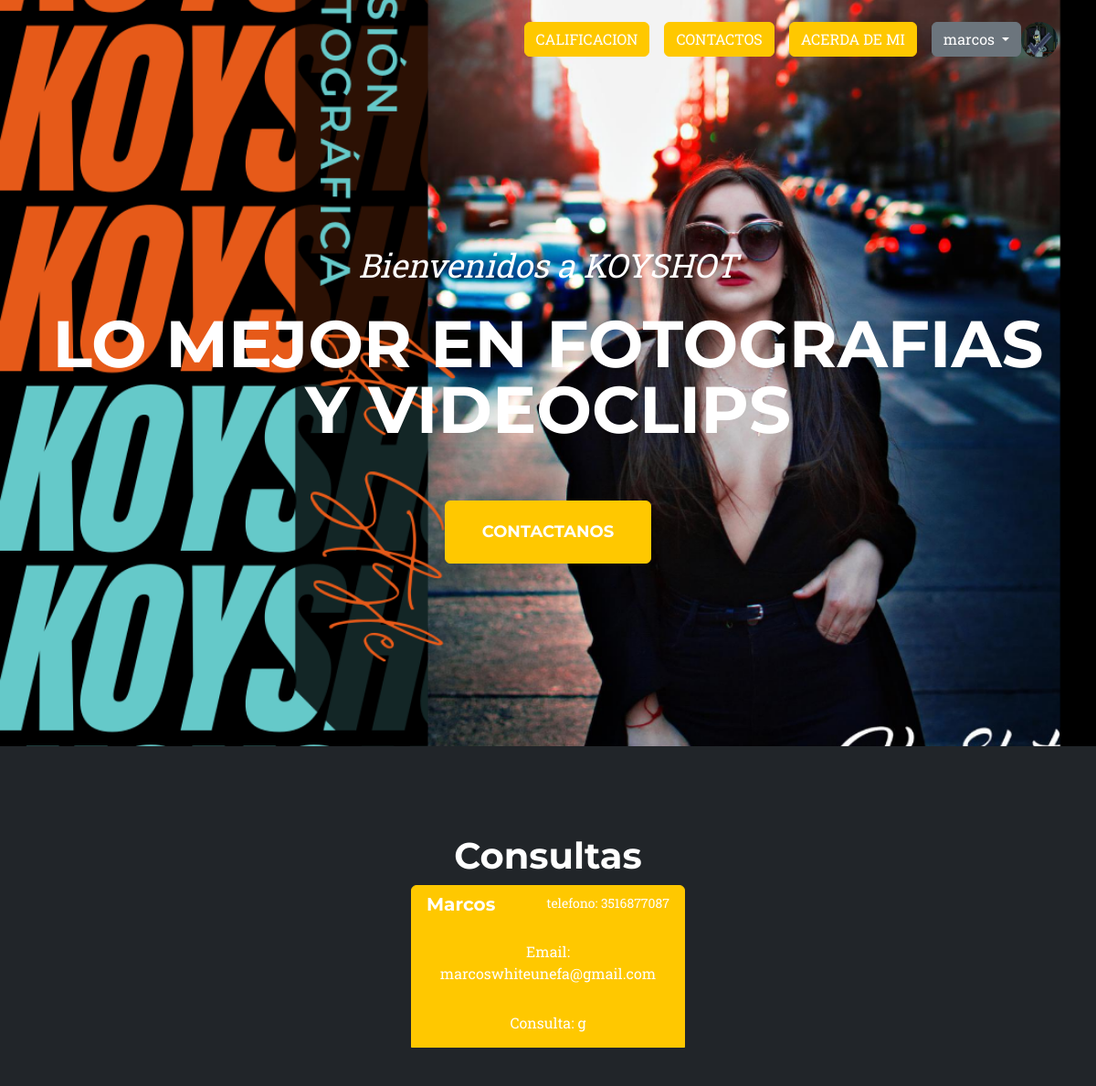
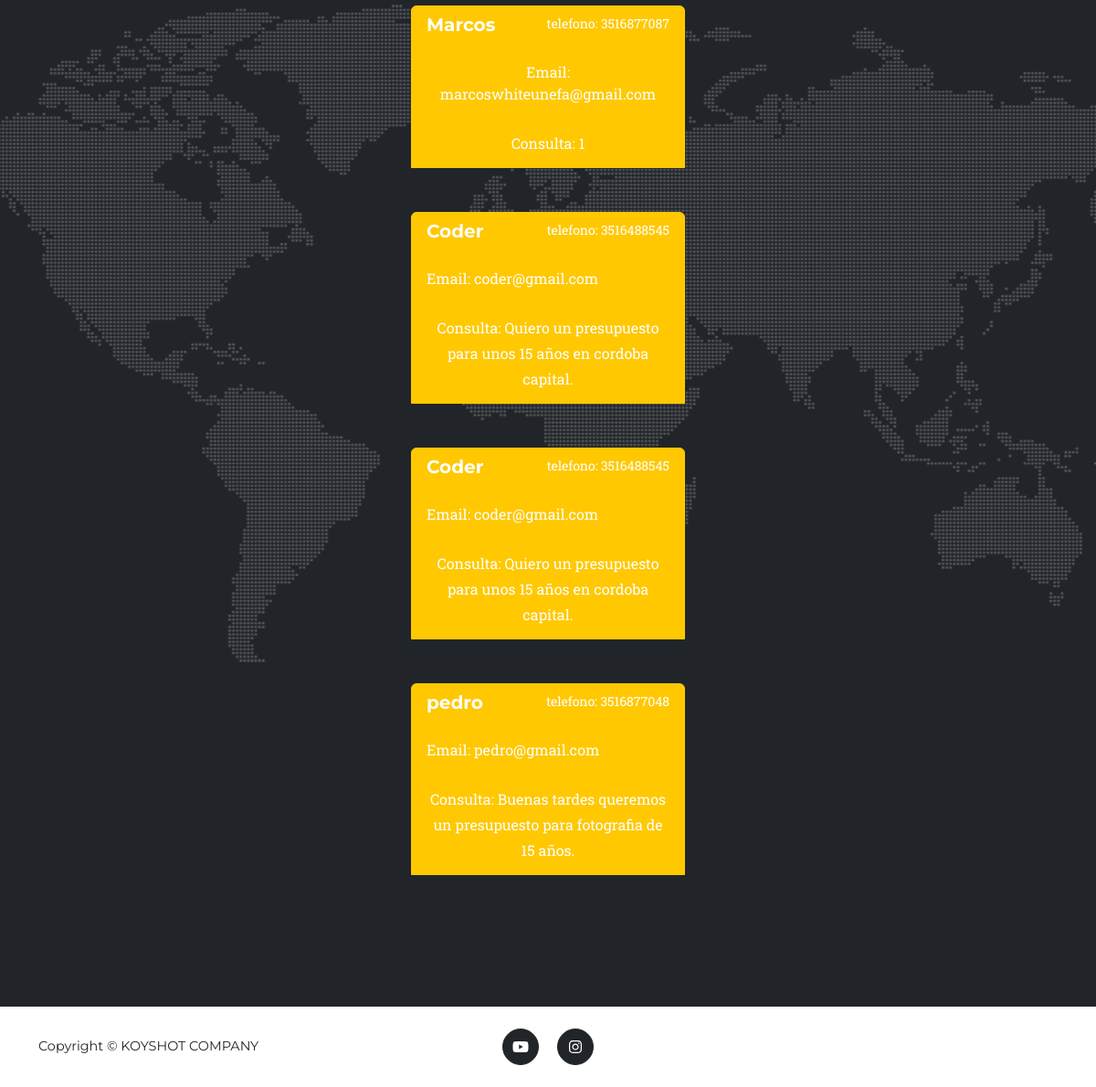
The app's page /ContactosList (signed in) with its own data (2 pictures, top to bottom).
### App1/models.py (models this page shows, shortened)
class Avatar(models.Model):
     user = models.ForeignKey(User, on_delete=models.CASCADE)
     imagen = models.ImageField(upload_to='avatares', null=True, blank = True)

class Contacto(models.Model):
    nombre= models.CharField(max_length=30)
    email= models.EmailField()
    telefono= models.CharField(max_length=15)
    consulta= models.CharField(max_length=140)

### App1/views.py (the view)
# urls.py: path('ContactosList',views.ContactoList.as_view(),name='ContList'),
class ContactoList(ListView):
    model =Contacto
    template_name='contacto_list.html'

### App1/templates/App1/contacto_list.html (shortened to what this page needs)
{% extends "App1/inicio.html" %}
{% load static %}
{% block consulta %}
<section class="page-section" id="contact">
    <div id="cali" style="text-align: center;" >
    <h1 style="color:#ffffff;">Consultas</h1>
    </div>
            {% for contacto in object_list %}
           <div style="text-align: center; max-width: 300px; margin: 0 auto;">
            <div class="list-group">
              <a  class="list-group-item list-group-item-action active" aria-current="true">
                <div class="d-flex w-100 justify-content-between">
                  <h5 class="mb-1">{{ contacto.nombre }}</h5>
                  <small>telefono: {{ contacto.telefono}}</small>
                </div>
                <br>
                <div class="d-flex w-100 justify-content-between">
                    <h7 class="mb-1">Email: {{ contacto.email }}</h7>
                  </div>
                  <br>
                <div id="scroll">
                   <p class="mb-1">Consulta: {{ contacto.consulta }}</p>
                </div>
              </a>
              <br>
              <br>
            </div>
          </div>
          {% endfor %}
        </section>
  {% endblock %}

### App1/templates/App1/inicio.html (shortened to what this page needs)
<!DOCTYPE html>
<html lang="en">
    <head>
        <link href="https://cdn.jsdelivr.net/npm/bootstrap@5.3.0-alpha3/dist/css/bootstrap.min.css" rel="stylesheet">
        {% load static %}
        <link href="{% static 'App1/css/styles.css' %}" rel="stylesheet" />
    </head>
    <body id="page-top">
        <nav class="navbar navbar-expand-lg navbar-dark fixed-top" id="mainNav">
            <div class="container">
                {% if request.user.is_authenticated %}
            <div class="collapse navbar-collapse" id="navbarResponsive">
                <ul class="navbar-nav text-uppercase ms-auto py-4 py-lg-0">
                    <li class="nav-item" > <a class="btn btn-primary btn-s text-uppercase" href="Calificacion#cali">CALIFICACION</a></li>
                    <li class="nav-item"><a  class="btn btn-primary btn-s text-uppercase" href="{% url 'ContNew' %}#contact" >Contactos</a></li>
                    <li class="nav-item"><a  class="btn btn-primary btn-s text-uppercase" href="Acerca#cont" >Acerda de mi</a></li>
                    <div class="dropdown">
                        <button class="btn btn-secondary dropdown-toggle" type="button" data-bs-toggle="dropdown" aria-expanded="false">
                            {{ request.user.username }}
                        </button>
                      </div>
                {% with avatares=request.user.avatar_set.all %}
                        {% if avatares %}
                        <img height="40px" width="40px" style="border-radius: 50%; " src="{{avatares.0.imagen.url}}">
                        {% else %}
                        <div style="text-align: center;">
                             <img src="{% static 'null.png' %}" alt="user" height="40px" width="40px" style="border-radius: 50%;">
                        </div>
                        {% endif %}
                    {% endwith %}
                {% endif %}
                    </ul>
                </div>
            </div>
        </nav>
        <header class="masthead">
            <div class="container">
                <div class="masthead-subheading">Bienvenidos a KOYSHOT</div>
                <div class="masthead-heading text-uppercase">Lo mejor en Fotografias y Videoclips</div>
                <a class="btn btn-primary btn-xl text-uppercase" href="{% url 'ContNew' %}#contact">Contactanos</a>
            </div>
        </header>
        {% block consulta %}
        {% endblock %}
        <footer class="footer py-4">
            <div class="container">
                <div class="row align-items-center">
                    <div class="col-lg-4 text-lg-start">Copyright &copy; KOYSHOT COMPANY</div>
                    <div class="col-lg-4 my-3 my-lg-0">
                        <a class="btn btn-dark btn-social mx-2" href="https://youtube.com/playlist?list=PLh5cSZXjHliDBba72xEGOjbOlI--i9tb0" aria-label="Youtube"><i class="fab fa-youtube"></i></a>
                        <a class="btn btn-dark btn-social mx-2" href="https://www.instagram.com/koyshot/" aria-label="Instagram"><i class="fab fa-instagram"></i></a>
                    </div>
                </div>
            </div>
        </footer>
    </body>
</html>

### records on screen
Avatar: imagen (picture)
Contacto: nombre "Marcos", telefono "3516877087", email "marcoswhiteunefa@gmail.com", consulta "g"
Contacto: nombre "Marcos", telefono "3516877087", email "marcoswhiteunefa@gmail.com", consulta "1"
Contacto: nombre "Coder", telefono "3516488545", email "coder@gmail.com", consulta "Quiero un presupuesto para unos 15 años en cordoba capital."
Contacto: nombre "Coder", telefono "3516488545", email "coder@gmail.com", consulta "Quiero un presupuesto para unos 15 años en cordoba capital."
Contacto: nombre "pedro", telefono "3516877048", email "pedro@gmail.com", consulta "Buenas tardes queremos un presupuesto para fotografia de 15 años."

### other values on screen
{{ request.user.username }} "marcos"
